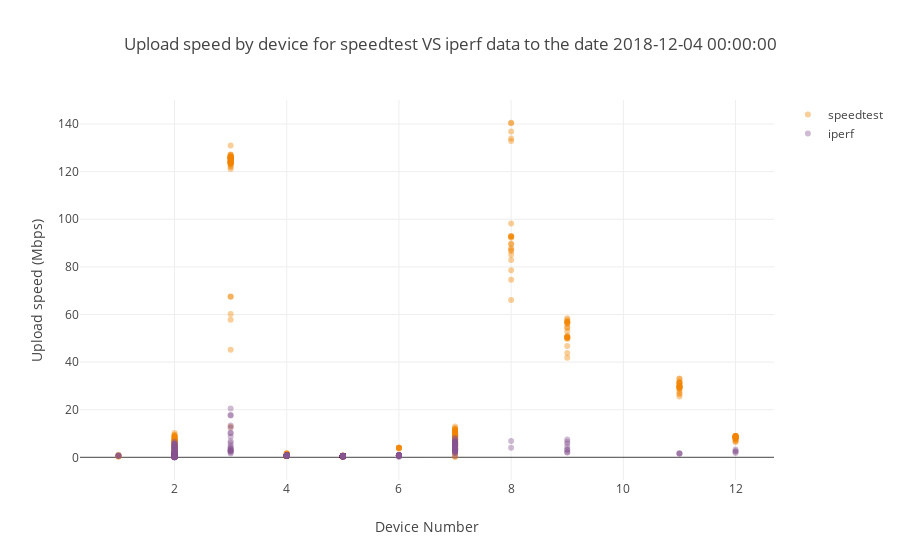

Notebook source saved alongside this figure:
### Code cell
t="Upload speed by device for speedtest vs iperf data"+title_tail
scatterplot_2groups(title=t,dataframe1=upload_df1,dataframe2=upload_df2,
                    plot_value="UPLOAD",ytitle="Upload speed (Mbps)")

### Figure 1 — Plotly figure (JSON) as saved in the notebook; plotly's stock layout.template omitted (floating-point values rounded to 4 significant figures; data arrays with more than 128 entries replaced by an {"elided": "..."} marker saying what was removed)
{"data": [{"marker": {"color": "#F38400", "opacity": 0.4}, "mode": "markers", "name": "speedtest", "type": "scatter", "uid": "0518afce-2a62-43f9-90e5-06484c389131", "x": {"elided": "882 int values"}, "y": {"elided": "882 float values"}}, {"marker": {"color": "#875692", "opacity": 0.4}, "mode": "markers", "name": "iperf", "type": "scatter", "uid": "4df40267-57ed-4fa8-a43e-6fa8cf2b6763", "x": {"elided": "376 int values"}, "y": {"elided": "376 float values"}}], "layout": {"title": {"text": "Upload speed by device for speedtest VS iperf data to the date 2018-12-04 00:00:00"}, "xaxis": {"title": {"text": "Device Number"}}, "yaxis": {"title": {"text": "Upload speed (Mbps)"}}}}
